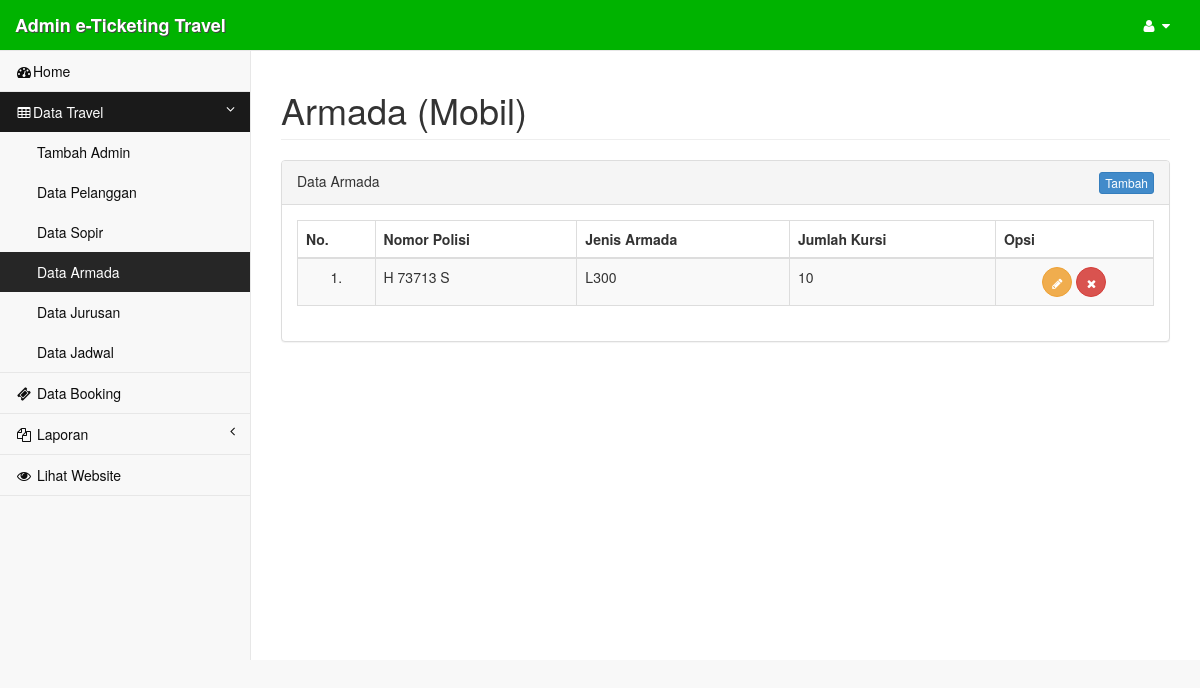
The page /admin/?page=armada (signed in) on the database its author committed.
### tables this page shows
CREATE TABLE `tb_armada` (
  `id_armd` int(4) NOT NULL,
  `nopol_armd` varchar(20) NOT NULL,
  `jenis_armd` varchar(70) NOT NULL,
  `jumlahkursi_armd` int(4) NOT NULL
);

### setting/+koneksi.php (called while the page is built, shortened)
<?php
$base_url = "http://".$_SERVER['SERVER_NAME']."/eticketing-edit";
?>

### admin/inc/armada.php (the view, shortened to what this page needs)
<div class="row">
    <div class="col-lg-12">
        <h1 class="page-header">Armada (Mobil)</h1>
    </div>
</div>
<div class="row">
    <div class="col-lg-12">
        <div class="panel panel-default">
	        <?php
	        if(@$_GET['act'] == '') { ?>
	            <div class="panel-heading">
	                <div class="row">
						<div class="col-lg-12">
							<div class="pull-left">
								Data Armada
							</div>
			                <div class="pull-right">
								<a href="<?=$base_url; ?>/admin/?page=armada&act=add" class="btn btn-xs btn-primary">Tambah</a>
			                </div>
						</div>
	                </div>
	            </div>
	            <div class="panel-body">
	                <div class="table-responsive">
						<table class="table table-bordered table-hover table-striped" id="dataTables">
							<thead>
								<tr>
									<th>No.</th>
									<th>Nomor Polisi</th>
									<th>Jenis Armada</th>
									<th>Jumlah Kursi</th>
									<th>Opsi</th>
								</tr>
							</thead>
							<tbody>
							<?php
							$no = 1;
							$sql_armada = mysqli_query($con, "SELECT * FROM tb_armada") or die ($con->error);
							while($data = mysqli_fetch_array($sql_armada)) { ?>
								<tr>
									<td align="center"><?=$no++; ?>.</td>
									<td><?=$data['nopol_armd']; ?></td>
									<td><?=$data['jenis_armd']; ?></td>
									<td><?=$data['jumlahkursi_armd']; ?></td>
									<td align="center">
										<a href="<?=$base_url; ?>/admin/?page=armada&act=edit&id=<?=$data['id_armd']; ?>" class="btn btn-warning btn-circle"><i class="fa fa-pencil"></i></a>
										<a onclick="return confirm('Yakin akan menghapus data?')" href="<?=$base_url; ?>/admin/?page=armada&act=del&id=<?=$data['id_armd']; ?>" class="btn btn-danger btn-circle"><i class="fa fa-times"></i></a>
									</td>
								</tr>
							<?php } ?>
							</tbody>
						</table>
					</div>
	            </div>
            <?php
            } else if(@$_GET['act'] == 'add') { ?>
				<div class="panel-heading">
	                <div class="row">
						<div class="col-lg-12">
							<div class="pull-left">
								Tambah Data Armada
							</div>
			                <div class="pull-right">
								<a href="<?=$base_url; ?>/admin/?page=armada" class="btn btn-xs btn-warning">Kembali</a>
			                </div>
						</div>
	                </div>
	            </div>
	            <div class="panel-body">
	            	<div class="row">
	            		<div class="col-lg-6">
	            			<form action="" method="post">
				                <div class="form-group">
									<label for="nopol">Nopol Armada</label>
									<input type="text" class="form-control" id="nopol" name="nopol" placeholder="Nomor polisi kendaraan" required>
								</div>
								<div class="form-group">
									<label for="jenis">Jenis Armada</label>
									<input type="text" class="form-control" id="jenis" name="jenis" placeholder="Jenis Armada" required>
								</div>
								<div class="form-group">
									<label for="kursi">Jumlah Kursi</label>
									<input type="number" class="form-control" id="kursi" name="kursi" required>
								</div>
								<div class="form-group">
									<input type="submit" name="tambah" class="btn btn-success" value="Tambah">
								</div>
							</form>
							<?php
							if(@isset($_POST['tambah'])) {
								$nopol = mysqli_real_escape_string($con, trim($_POST['nopol']));
								$jenis = mysqli_real_escape_string($con, trim($_POST['jenis']));
								$kursi = mysqli_real_escape_string($con, trim($_POST['kursi']));
								mysqli_query($con, "INSERT INTO tb_armada VALUES(null, '$nopol', '$jenis', '$kursi')") or die (mysqli_error());
								header("location: ".$base_url."/admin/?page=armada");
							}
							?>
						</div>
					</div>
	            </div>
        	<?php
        	} else if(@$_GET['act'] == 'edit') { ?>
				<div class="panel-heading">
	                <div class="row">
						<div class="col-lg-12">
							<div class="pull-left">
								Edit Data Armada
							</div>
			                <div class="pull-right">
								<a href="<?=$base_url; ?>/admin/?page=armada" class="btn btn-xs btn-warning">Kembali</a>
			                </div>
						</div>
	                </div>
	            </div>
	            <div class="panel-body">
	            	<div class="row">
	            		<div class="col-lg-6">
	            			<?php
	            			$sql_armada = mysqli_query($con, "SELECT * FROM tb_armada WHERE id_armd = '$_GET[id]'") or die (mysqli_error());
	            			$data = mysqli_fetch_array($sql_armada);
	            			?>
	            			<form action="" method="post">
				                <div class="form-group">
									<label for="nopol">Nopol Armada</label>
									<input type="text" class="form-control" id="nopol" name="nopol" placeholder="Nomor polisi kendaraan" value="<?=$data['nopol_armd']; ?>" required>
								</div>
								<div class="form-group">
									<label for="jenis">Jenis Armada</label>
									<input type="text" class="form-control" id="jenis" name="jenis" placeholder="Jenis Armada" value="<?=$data['jenis_armd']; ?>" required>
								</div>
								<div class="form-group">
									<label for="kursi">Jumlah Kursi</label>
									<input type="number" class="form-control" id="kursi" name="kursi" value="<?=$data['jumlahkursi_armd']; ?>" required>
								</div>
								<div class="form-group">
									<input type="submit" name="edit" class="btn btn-success" value="Edit">
								</div>
							</form>
							<?php
							if(@isset($_POST['edit'])) {
								$nopol = mysqli_real_escape_string($con, trim($_POST['nopol']));
								$jenis = mysqli_real_escape_string($con, trim($_POST['jenis']));
								$kursi = mysqli_real_escape_string($con, trim($_POST['kursi']));
								$status = mysqli_real_escape_string($con, trim($_POST['status']));
								mysqli_query($con, "UPDATE tb_armada SET nopol_armd = '$nopol', jenis_armd = '$jenis', jumlahkursi_armd = '$kursi' WHERE id_armd = '$_GET[id]'") or die (mysqli_error());
								header("location: ".$base_url."/admin/?page=armada");
							}
							?>
						</div>
					</div>
	            </div>
        	<?php
        	} else if(@$_GET['act'] == 'del') {
        		mysqli_query($con, "DELETE FROM tb_armada WHERE id_armd = '$_GET[id]'") or die (mysqli_error());
        		header("location: ".$base_url."/admin/?page=armada");
        	} ?>
        </div>
    </div>
</div>

### assets/css/sb-admin2.css (style rules this page uses)
body { background-color: #f8f8f8; padding-top: 100px; }
@media (min-width:768px) { body { padding-top: 50px; } }
.btn-circle { width: 30px; height: 30px; padding: 6px 0; border-radius: 15px; text-align: center; font-size: 12px; line-height: 1.428571429; }

### rows shown on the page
tb_armada: nopol_armd "H 73713 S", jenis_armd "L300", jumlahkursi_armd "10"
